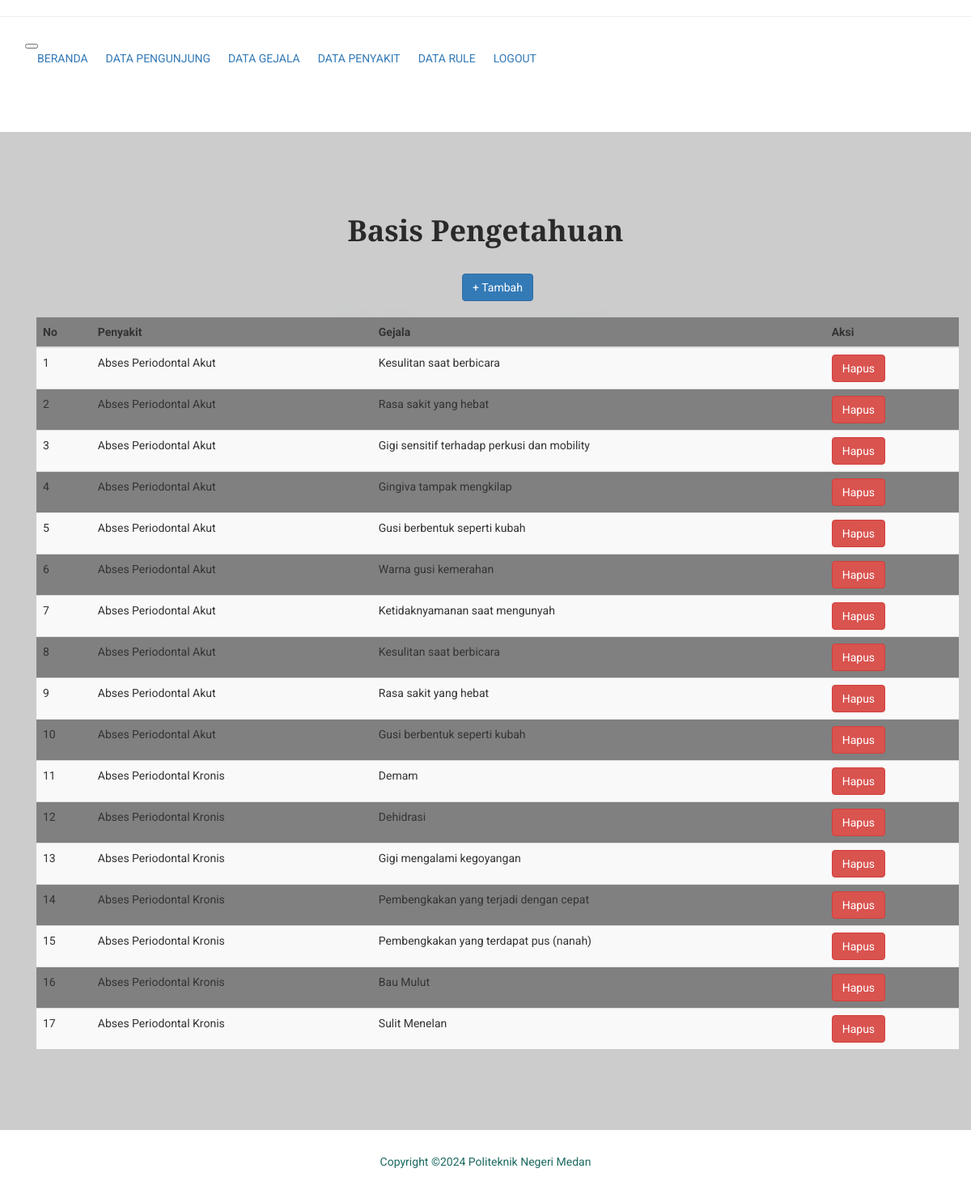
Page /keuangan/index.php?konten=basispengetahuan (signed in) on the committed database.
### tables this page shows
CREATE TABLE `basispengetahuan` (
  `id` int(11) NOT NULL,
  `Kodepenyakit` varchar(250) NOT NULL,
  `Kodegejala` varchar(250) NOT NULL
);

CREATE TABLE `penyakit` (
  `No` int(11) NOT NULL,
  `Kodepenyakit` varchar(10) NOT NULL,
  `Namapenyakit` varchar(100) NOT NULL,
  `Solusi` text NOT NULL
);

CREATE TABLE `gejala` (
  `Kodegejala` int(10) NOT NULL,
  `Namagejala` varchar(250) NOT NULL,
  `Nilaidensitas` varchar(10) NOT NULL
);

### keuangan/konten/basispengetahuan/basispengetahuan.php (the view, shortened to what this page needs)
<span class="card-title"><h1><center><strong>Basis Pengetahuan</strong></center></h1></span>
<br>
    <div class="container text-center ">
      <a href="index.php?konten=tabelrelasi" type="submit" class="btn btn-md btn-primary">
        + Tambah
      </a>
    </div>
<br>
<div class="container">
  <div class="row">
    <div class="col-sm-12">
<table class="table table-striped table-dark" style="background: grey" >
        <thead>
          <tr>
              <th >No</th>
              <th >Penyakit</th>
              <th >Gejala</th>
               <th align="center">Aksi</th>
          </tr>
        </thead>
        <tbody>
          <?php
$no=1;
$sql=mysqli_query($conn,"select * from basispengetahuan order by Kodepenyakit asc ");
while($ds=mysqli_fetch_array($sql))
    {
?>
          <tr>
            <td> <?php echo $no;?></td>
            <td><?php $kode=$ds['Kodepenyakit'];
$sql1=mysqli_query($conn,"select * from penyakit where Kodepenyakit ='$kode'");
$rs1=mysqli_fetch_array($sql1);
echo $rs1['Namapenyakit'];
?>
            </td>
            <td> <?php $kode2=$ds['Kodegejala'];
$sql2=mysqli_query($conn,"select * from gejala where Kodegejala ='$kode2'");
$rs2=mysqli_fetch_array($sql2);
echo $rs2['Namagejala'];
?>
            </td>
            <td>
           <a href="konten/proses.php?proses=hapus_basispengetahuan&id=<?php echo "$ds[id] "?>">
            <button type="button" class="btn btn-danger">Hapus</button> </a></td></tr>
            <?php $no=$no+1; } ?>
        </tbody>
      </table>
            </div>
  </div>
</div>

### rows in the picture
basispengetahuan: penyakit.Namapenyakit "Abses Periodontal Akut", gejala.Namagejala "Kesulitan saat berbicara"
basispengetahuan: penyakit.Namapenyakit "Abses Periodontal Akut", gejala.Namagejala "Rasa sakit yang hebat"
basispengetahuan: penyakit.Namapenyakit "Abses Periodontal Akut", gejala.Namagejala "Gigi sensitif terhadap perkusi dan mobility"
basispengetahuan: penyakit.Namapenyakit "Abses Periodontal Akut", gejala.Namagejala "Gingiva tampak mengkilap"
basispengetahuan: penyakit.Namapenyakit "Abses Periodontal Akut", gejala.Namagejala "Gusi berbentuk seperti kubah"
basispengetahuan: penyakit.Namapenyakit "Abses Periodontal Akut", gejala.Namagejala "Warna gusi kemerahan"
basispengetahuan: penyakit.Namapenyakit "Abses Periodontal Akut", gejala.Namagejala "Ketidaknyamanan saat mengunyah"
basispengetahuan: penyakit.Namapenyakit "Abses Periodontal Akut", gejala.Namagejala "Kesulitan saat berbicara"
basispengetahuan: penyakit.Namapenyakit "Abses Periodontal Akut", gejala.Namagejala "Rasa sakit yang hebat"
basispengetahuan: penyakit.Namapenyakit "Abses Periodontal Akut", gejala.Namagejala "Gusi berbentuk seperti kubah"
basispengetahuan: penyakit.Namapenyakit "Abses Periodontal Kronis", gejala.Namagejala "Demam"
basispengetahuan: penyakit.Namapenyakit "Abses Periodontal Kronis", gejala.Namagejala "Dehidrasi"
basispengetahuan: penyakit.Namapenyakit "Abses Periodontal Kronis", gejala.Namagejala "Gigi mengalami kegoyangan"
basispengetahuan: penyakit.Namapenyakit "Abses Periodontal Kronis", gejala.Namagejala "Pembengkakan yang terjadi dengan cepat"
basispengetahuan: penyakit.Namapenyakit "Abses Periodontal Kronis", gejala.Namagejala "Pembengkakan yang terdapat pus (nanah)"
basispengetahuan: penyakit.Namapenyakit "Abses Periodontal Kronis", gejala.Namagejala "Bau Mulut"
basispengetahuan: penyakit.Namapenyakit "Abses Periodontal Kronis", gejala.Namagejala "Sulit Menelan"
